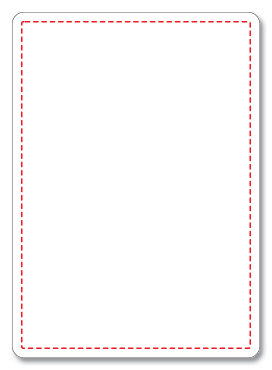
#> input picture MPCReference.png, 272 x 370 px
$ python touch_up.py ..
#> lines starting #> are read from the running program, lines starting #| are printed output that depends on the picture
from PIL import Image, ImageFile
import math
import colorsys
import logging
import multiprocessing
import os
import traceback
import numpy as np
import argparse
from pathlib import Path
import functools
import matplotlib.pyplot as plt

LOGGER = logging.getLogger(__name__)

def trim_edge(image: ImageFile, depth = 10, ratio = 0.5):
    """
        This should be done before upscaling
        Some cards will have a sliver of white pixels on the border that we want to remove
        * Assuming this is the only use-case and it goes from white to black
        Should also remove all alpha border
    """
    width, height = image.size

    image_array = np.array(list(image.getdata())).reshape((height,width,-1))

    edge_index = ["left", "right", "top", "bottom"]
    modified_alpha = [False,False,False,False]
    modified_edge = [False,False,False,False]

    # First trim any alpha channel off the side
    if image_array.shape[2] > 3 and not str(image.filename).__contains__("Flashback_in_Flames"):
        # Test case: u_cirion02s_Art_Folder.png

        # Left side
        while all(point < 255 for point in image_array[:,0,3]):
            image_array = image_array[:,1:,...]
            width -= 1
            modified_alpha[0] = True
        # Right Side
        while all(point < 255 for point in image_array[:,-1,3]):
            image_array = image_array[:,:-1,...]
            width -= 1
            modified_alpha[1] = True
        # Top Side
        while all(point < 255 for point in image_array[0,:,3]):
            image_array = image_array[1:,...]
            height -= 1
            modified_alpha[2] = True
        # Bottom Side
        while all(point < 255 for point in image_array[-1,:,3]):
            image_array = image_array[:-1,...]
            height -= 1
            modified_alpha[3] = True

    image_array = image_array[:,:,:3]
    threshold = 128

    # Left Side
    value_gradient = [int(colorsys.rgb_to_hsv(*list((point.ravel()[:3]/255)))[2]*255) for point in image_array[height//2,0:depth]]
    if all([value < threshold for value in value_gradient[-int(depth*ratio):]]):
        while all(int(colorsys.rgb_to_hsv(*list((point.ravel()[:3]/255)))[2]*255) > threshold for point in image_array[:,0]):
            value_gradient = value_gradient[1:]
            image_array = image_array[:,1:,...]
            width -= 1
            modified_edge[0] = True

    # Right Side
    value_gradient = [int(colorsys.rgb_to_hsv(*list((point.ravel()[:3]/255)))[2]*255) for point in image_array[height//2,-depth:]]
    if all([value < threshold for value in value_gradient[:int(depth*ratio)]]):
        while all(int(colorsys.rgb_to_hsv(*list((point.ravel()[:3]/255)))[2]*255) > threshold for point in image_array[:,-1]):
            value_gradient = value_gradient[:-1]
            image_array = image_array[:,:-1,...]
            width -= 1
            modified_edge[1] = True

    # Top Side
    value_gradient = [int(colorsys.rgb_to_hsv(*list((point.ravel()[:3]/255)))[2]*255) for point in image_array[0:depth,width//2]]
    if all([value < threshold for value in value_gradient[-int(depth*ratio):]]):
        while all(int(colorsys.rgb_to_hsv(*list((point.ravel()[:3]/255)))[2]*255) > threshold for point in image_array[0,:]):
            value_gradient = value_gradient[1:]
            image_array = image_array[1:,...]
            height -= 1
            modified_edge[2] = True
    # Bottom Side
    value_gradient = [int(colorsys.rgb_to_hsv(*list((point.ravel()[:3]/255)))[2]*255) for point in image_array[-depth:,width//2]]
    if all([value < threshold for value in value_gradient[:int(depth*ratio)]]):
        while all(int(colorsys.rgb_to_hsv(*list((point.ravel()[:3]/255)))[2]*255) > threshold for point in image_array[-1,:]):
            value_gradient = value_gradient[:-1]
            image_array = image_array[:-1,...]
            height -= 1
            modified_edge[3] = True

    if any(modified_edge):
        LOGGER.warning("Modified Edges: " + ",".join([edge_index[i] for i, truth in enumerate(modified_edge) if truth]) + f" of {image.filename}")
    if any(modified_alpha):
        LOGGER.warning("Modified alpha: " + ",".join([edge_index[i] for i, truth in enumerate(modified_alpha) if truth]) + f" of {image.filename}")
    return_image = Image.fromarray(np.uint8(image_array))
    return_image.filename = image.filename
    return return_image, any(modified_alpha+modified_edge)

def check_corner(image_values, image_array, top=True, right=True):
    height, width = image_values.shape[0:2]
    corner_range_w = [math.floor(width//2 * ratio) for ratio in (0.0, 0.11)]
    corner_range_h = [math.floor(height//2 * ratio) for ratio in (0.0, 0.08)]
    y_flipped = False
    x_flipped = False
    if top and right:
        cropped_image_values = image_values[:height//6, -width//6:,:]
        chunk = np.flip(cropped_image_values, axis=1)
        y_flipped = True
    if top and not right:
        cropped_image_values = image_values[:height//6, 0:width//6,:]
        chunk = cropped_image_values
    if not top and right:
        cropped_image_values = image_values[-height//6::, -width//6:,:]
        chunk = np.flip(np.flip(cropped_image_values, axis=1), axis=0)
        y_flipped = True
        x_flipped = True
    if not top and not right:
        cropped_image_values = image_values[-height//6:, 0:width//6,:]
        chunk = np.flip(cropped_image_values, axis=0)
        x_flipped = True

    horizontal_differences = np.abs(chunk[0,1:,2]-chunk[0,:-1,2])
    horizontal_transition_point = np.argmax(horizontal_differences)
    vertical_differences = np.abs(chunk[1:,0,2]-chunk[:-1,0,2])
    vertical_transition_point = np.argmax(vertical_differences)

    margin = 3
    # Check that the transition point is during
    if horizontal_transition_point < corner_range_w[1] and horizontal_transition_point > corner_range_w[0] and np.max(horizontal_differences) > 30 and \
        vertical_transition_point < corner_range_h[1] and vertical_transition_point > corner_range_h[0] and np.max(vertical_differences) > 30 and chunk[0,0,2]  > 100:
        further_cropped = chunk[:vertical_transition_point + margin, :horizontal_transition_point + margin]
        sampled_hsv = further_cropped[further_cropped.shape[0]//2, further_cropped.shape[1]//2]

        for x in range(vertical_transition_point + margin):
            for y in range(horizontal_transition_point + margin):
                if further_cropped[x,y,2]  > max(sampled_hsv[2] + 30,0) and further_cropped[x,y,1] < 50:
                    target_x = x
                    target_y = y
                    if x_flipped:
                        target_x = -x - 1
                    if y_flipped:
                        target_y = -y - 1
                    image_array[target_x,target_y] = np.array([0,0,0])
        return True
    else:
        return False

def check_corners(image):
    width, height = image.size
    image_array = np.array(list(image.getdata())).reshape((height,width,-1))
    height, width = image_array.shape[0:2]
    image_values = np.asarray([np.asarray(colorsys.rgb_to_hsv(*list((point.ravel()/255))))*255 for point in image_array.ravel().reshape((-1,3))]).reshape((height, width, 3))
    corner_truth_list = ["TopRight", "BottomRight", "TopLeft", "BottomLeft"]
    modified_corners = [check_corner(image_values, image_array),
                        check_corner(image_values, image_array, False),
                        check_corner(image_values, image_array, right=False),
                        check_corner(image_values, image_array, False, False)]
    if any(modified_corners):
        LOGGER.warning("Modified corners: " + ",".join([corner_truth_list[i] for i, truth in enumerate(modified_corners) if truth]) + f" of {image.filename}")


    return_image = Image.fromarray(np.uint8(image_array))
    return_image.filename = image.filename
    return return_image, any(modified_corners)

def process_image(file_image):
    starting_filename = file_image.filename
    try:
        file_image, modified = trim_edge(file_image)
    except Exception as e:
        modified = False
        print(traceback.format_exception(e))
        LOGGER.error(f"Failed to trim {starting_filename}")
    try:
        file_image, corners = check_corners(file_image)
    except Exception as e:
        corners = False
        print(traceback.format_exception(e))
        LOGGER.error(f"Failed to corner {starting_filename}")
    # from edge_bleed import expand_for_bleed
    # file_image = expand_for_bleed(file_image)
    if not modified and not corners:
        LOGGER.debug(str(starting_filename)+" was not modified")

    file_image.filename = starting_filename
    return file_image

def process_image_file(image_path, args):
    if image_path.is_file():
        file_image = Image.open(image_path)
#> file_image is the input picture: PIL image 272x370 RGBA; mean R, G, B, A 250.9, 247.4, 247.6, 42.4
        # Thanks Halvesies for being 8 bit color specification...
        final_image = file_image.convert("RGBA")
        final_image.filename = file_image.filename
#> final_image.filename = '../MPCReference.png'
        try:
            final_image, modified = trim_edge(final_image)
#> after the loop in trim_edge, `while all(point < 255 for point in image_array[:,0,3]):`: modified_alpha = [False, False, False, False]; width = 272
#> after the loop in trim_edge, `while all(point < 255 for point in image_array[0,:,3]):`: height = 370
#> in trim_edge, `image_array = image_array[:,:,:3]`:
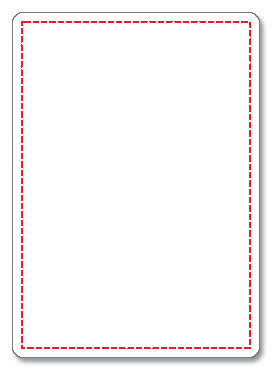
#> image_array: shape (370, 272, 3) int64; mean R, G, B 250.9, 247.4, 247.6
#> in trim_edge, `value_gradient = [int(colorsys.rgb_to_hsv(*list((point.ravel()[:3]/255..`: value_gradient = [255, 255, 255, 255, 255, 255, 255, 255, 255, 255]
#> in trim_edge, `value_gradient = [int(colorsys.rgb_to_hsv(*list((point.ravel()[:3]/255..`: value_gradient = [191, 212, 228, 239, 250, 255, 255, 255, 255, 255]
#> in trim_edge, `value_gradient = [int(colorsys.rgb_to_hsv(*list((point.ravel()[:3]/255..`: value_gradient = [255, 255, 255, 255, 255, 255, 255, 255, 255, 255]
#> in trim_edge, `value_gradient = [int(colorsys.rgb_to_hsv(*list((point.ravel()[:3]/255..`: value_gradient = [176, 191, 212, 228, 239, 249, 255, 255, 255, 255]
#> modified = False
        except Exception as e:
            modified = False
            print(traceback.format_exception(e))
            LOGGER.error(f"Failed to trim {image_path}")
        try:
            final_image, corners = check_corners(final_image)
#> in check_corners, `image_values = np.asarray([np.asarray(colorsys.rgb_to_hsv(*list((point..`: image_values: shape (370, 272, 3) float64; mean of channels 0, 1, 2 11.4, 4, 251.1
#> in check_corner, `cropped_image_values = image_values[:height//6, -width//6:,:]`: cropped_image_values: shape (61, 46, 3) float64; mean of channels 0, 1, 2 25.7, 8.5, 245.9
#> in check_corner, `chunk = np.flip(cropped_image_values, axis=1)`: chunk: shape (61, 46, 3) float64; mean of channels 0, 1, 2 25.7, 8.5, 245.9
#> in check_corner, `horizontal_differences = np.abs(chunk[0,1:,2]-chunk[0,:-1,2])`: horizontal_differences = 45 values from 0 to 0
#> in check_corner, `horizontal_transition_point = np.argmax(horizontal_differences)`: horizontal_transition_point = 0
#> in check_corner, `vertical_differences = np.abs(chunk[1:,0,2]-chunk[:-1,0,2])`: vertical_differences = 60 values from 0 to 0
#> in check_corner, `vertical_transition_point = np.argmax(vertical_differences)`: vertical_transition_point = 0
#> in check_corner (call 2), `cropped_image_values = image_values[-height//6::, -width//6:,:]`: cropped_image_values: shape (62, 46, 3) float64; mean of channels 0, 1, 2 43.1, 8.7, 239.5
#> in check_corner (call 2), `chunk = np.flip(np.flip(cropped_image_values, axis=1), axis=0)`: chunk: shape (62, 46, 3) float64; mean of channels 0, 1, 2 43.1, 8.7, 239.5
#> in check_corner (call 3), `cropped_image_values = image_values[:height//6, 0:width//6,:]`: cropped_image_values: shape (61, 45, 3) float64; mean of channels 0, 1, 2 11.2, 8.1, 250.5
#> in check_corner (call 4), `cropped_image_values = image_values[-height//6:, 0:width//6,:]`: cropped_image_values: shape (62, 45, 3) float64; mean of channels 0, 1, 2 24.9, 8.1, 246.4
#> in check_corner (call 4), `chunk = np.flip(cropped_image_values, axis=0)`: chunk: shape (62, 45, 3) float64; mean of channels 0, 1, 2 24.9, 8.1, 246.4
#> in check_corners, `modified_corners = [check_corner(image_values, image_array), check_cor..`: modified_corners = [False, False, False, False]
#> corners = False
        except Exception as e:
            corners = False
            print(traceback.format_exception(e))
            LOGGER.error(f"Failed to corner {image_path}")
        # from edge_bleed import expand_for_bleed
        # final_image = expand_for_bleed(final_image)
        if not modified and not corners:
            LOGGER.debug(str(image_path)+" was not modified")
        final_image.save(args.output_dir/image_path.name)

if __name__ == "__main__":
    LOGGER.setLevel(logging.DEBUG)
    parser = argparse.ArgumentParser()
    parser.add_argument("image_dir", type=Path, help="Folder with downloaded images to touch up")
    parser.add_argument("--output-dir", type=Path)
    parser.add_argument("--max-processes", type=int, default=8)
    args = parser.parse_args()


    if args.output_dir is None:
        args.output_dir = args.image_dir/"touchuped"
    if not args.output_dir.exists():
        args.output_dir.mkdir(exist_ok=True)

    if args.image_dir.is_dir():
        pool = multiprocessing.Pool(args.max_processes)
        multiprocess_image = functools.partial(process_image_file, args=args)
        pool.map(multiprocess_image, args.image_dir.iterdir())
        pool.close()
    else:
        process_image(args.image_dir, args)
